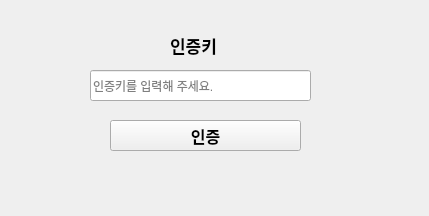
<?xml version="1.0" encoding="UTF-8"?>
<ui version="4.0">
 <class>Form</class>
 <widget class="QWidget" name="Form">
  <property name="geometry">
   <rect>
    <x>0</x>
    <y>0</y>
    <width>429</width>
    <height>216</height>
   </rect>
  </property>
  <property name="windowTitle">
   <string>Form</string>
  </property>
  <widget class="QLabel" name="label">
   <property name="geometry">
    <rect>
     <x>170</x>
     <y>30</y>
     <width>81</width>
     <height>31</height>
    </rect>
   </property>
   <property name="font">
    <font>
     <pointsize>13</pointsize>
     <bold>true</bold>
    </font>
   </property>
   <property name="text">
    <string>인증키</string>
   </property>
  </widget>
  <widget class="QLineEdit" name="lineEdit">
   <property name="geometry">
    <rect>
     <x>90</x>
     <y>70</y>
     <width>221</width>
     <height>31</height>
    </rect>
   </property>
   <property name="placeholderText">
    <string>인증키를 입력해 주세요.</string>
   </property>
  </widget>
  <widget class="QPushButton" name="login_btn">
   <property name="geometry">
    <rect>
     <x>110</x>
     <y>120</y>
     <width>191</width>
     <height>31</height>
    </rect>
   </property>
   <property name="font">
    <font>
     <pointsize>12</pointsize>
     <bold>true</bold>
    </font>
   </property>
   <property name="text">
    <string>인증</string>
   </property>
  </widget>
 </widget>
 <resources/>
 <connections/>
</ui>
